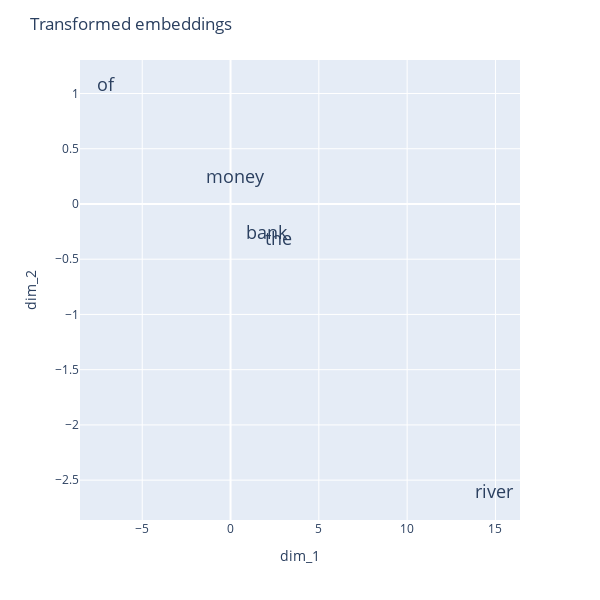

The notebook cell this image was saved under:
### Code cell
# pandas plot.scatter
fig = df.plot.scatter(x='dim_1', y='dim_2', text=df.index, opacity=0)
# update layout
fig = fig.update_layout(height=600, width=600, paper_bgcolor='#FFFFFF', title= 'Transformed embeddings', showlegend=False)
# update font features
fig = fig.update_traces(textfont=dict(size=18))
fig.show()

### Figure 1 — Plotly figure (JSON) as saved in the notebook; plotly's stock layout.template omitted (floating-point values rounded to 4 significant figures)
{"data": [{"hovertemplate": "dim_1=%{x}<br>dim_2=%{y}<br>index=%{text}<extra></extra>", "legendgroup": "", "marker": {"color": "#636efa", "opacity": 0, "symbol": "circle"}, "mode": "markers+text", "name": "", "orientation": "v", "showlegend": false, "text": ["the", "bank", "of", "river", "money"], "textfont": {"size": 18}, "type": "scatter", "x": [2.708, 2.043, -7.065, 14.93, 0.2345], "xaxis": "x", "y": [-0.3352, -0.2795, 1.061, -2.619, 0.2303], "yaxis": "y"}], "layout": {"height": 600, "legend": {"tracegroupgap": 0}, "margin": {"t": 60}, "paper_bgcolor": "#FFFFFF", "showlegend": false, "title": {"text": "Transformed embeddings"}, "width": 600, "xaxis": {"anchor": "y", "autorange": true, "domain": [0, 1], "range": [-8.523, 16.39], "title": {"text": "dim_1"}, "type": "linear"}, "yaxis": {"anchor": "x", "autorange": true, "domain": [0, 1], "range": [-2.861, 1.303], "title": {"text": "dim_2"}, "type": "linear"}}}
